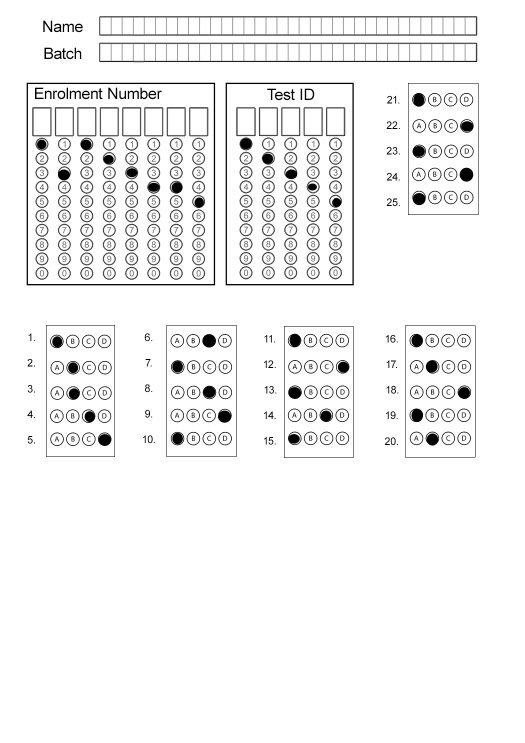
#> input picture scannerPython/omrFilled.jpg, 1050 x 1485 px (shown at 1/2 size)
$ python -i main.py   (imports and definitions only)
#> lines starting #> are read from the running program, lines starting #| are printed output that depends on the picture; after the words box and inside, x2 and y2 are one past the last pixel; in counts of white or black regions, pixels touching at a corner belong together
### scannerPython/utilities.py
import cv2
import numpy as np


def rectContours(contours):
    rectCont = []
    for i in contours:
        area = cv2.contourArea(i)
        # print("Area", area)

        if 800 < area < 640000:
            peri = cv2.arcLength(i, True)
            approx = cv2.approxPolyDP(i, 0.02 * peri, True)
            if len(approx == 4):
                rectCont.append(i)
    rectCont = sorted(rectCont, key=cv2.contourArea, reverse=True)
    return rectCont


def contourPoints(contour):
    peri = cv2.arcLength(contour, True)
    approx = cv2.approxPolyDP(contour, 0.02 * peri, True)
    return approx


def reorder(myPoints):
    myPoints = myPoints.reshape((4, 2))
    myPointsNew = np.zeros((4, 1, 2), np.int32)
    add = myPoints.sum(1)
    # print(myPoints)
    # print(add)
    myPointsNew[0] = myPoints[np.argmin(add)]
    myPointsNew[3] = myPoints[np.argmax(add)]
    diff = np.diff(myPoints, axis=1)
    myPointsNew[1] = myPoints[np.argmin(diff)]  # [w,0]
    myPointsNew[2] = myPoints[np.argmax(diff)]  # [h,0]
    return myPointsNew


def wrapping(height, width, AnswerContour, imgResized):
    pt1 = np.float32(AnswerContour)
    pt2 = np.float32([[0, 0], [400, 0], [0, height // 2], [400, height // 2]])
    matrix = cv2.getPerspectiveTransform(pt1, pt2)
    imgWrapedColored = cv2.warpPerspective(imgResized, matrix, (400, height // 2))

    # ApplyThreshold

    imgWrapedGreyAnswer = cv2.cvtColor(imgWrapedColored, cv2.COLOR_BGR2GRAY)
    imgThresholdAnswer = cv2.threshold(
        imgWrapedGreyAnswer, 180, 255, cv2.THRESH_BINARY_INV
    )[1]
    return imgThresholdAnswer


def split(img):
    rows = np.array_split(img, 5, 0)
    boxes = []
    for r in range(len(rows)):
        cols = np.array_split(rows[r], 4, 1)
        for box in range(len(cols)):
            boxes.append(cols[box])
    return boxes

### scannerPython/main.py
import cv2
import numpy as np
import utilities


def startScanning():
    path = "omrFilled.jpg"  # Enter Path of Image
    width = 800
    height = 950
    questions = 5
    choices = 4
    img = cv2.imread(path)
#> img is the input picture: shape (1485, 1050, 3); mean B, G, R 242.6, 242.6, 242.6
    imgResized = cv2.resize(img, (width, height))
    imgContours = cv2.resize(img, (width, height)).copy()
    imgAnswerContours = cv2.resize(img, (width, height)).copy()
    imgGray = cv2.cvtColor(img, cv2.COLOR_BGR2GRAY)
    imgBlur = cv2.GaussianBlur(imgGray, (5, 5), 1)

    # [6 lines of commented-out code are left out]
    imgCanny = cv2.Canny(imgBlur, 10, 50)
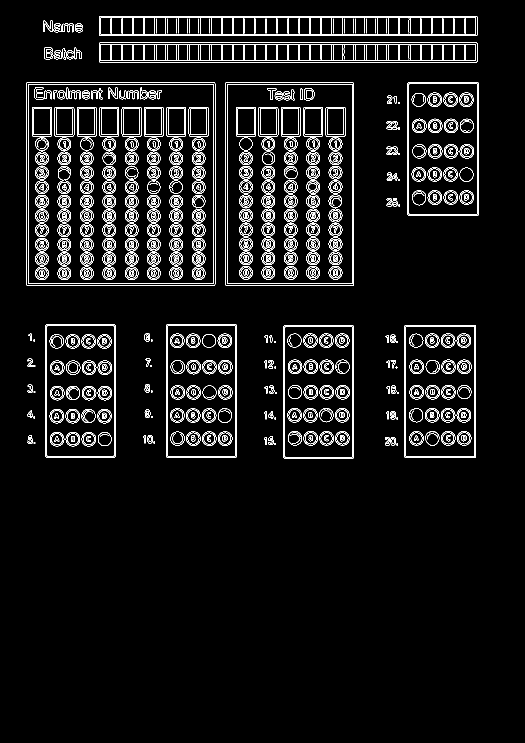
#> imgCanny: shape (1485, 1050) (shown at 1/2 size); 5.4% white in thin lines or dots, all inside (x1, y1, x2, y2) = (53, 32, 958, 917)
    imgCanny2 = cv2.resize(imgCanny, (width, height))
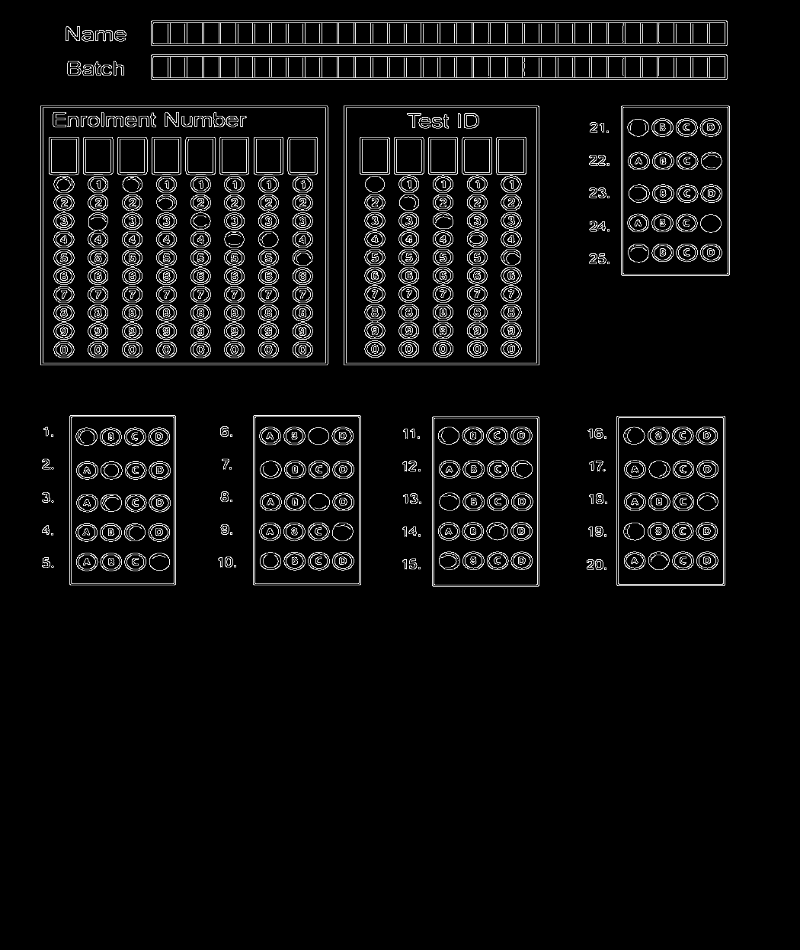
#> imgCanny2: shape (950, 800); min 0, max 255, mean 13.6
    # st = str(i)

    contours, hierarchy = cv2.findContours(
        imgCanny2, cv2.RETR_EXTERNAL, cv2.CHAIN_APPROX_NONE
    )
#> contours = 63 contours, 13 with area under 20; largest, box (x1, y1, x2, y2) and area: (40, 105, 329, 366) 74877, (343, 105, 540, 366) 50960, (616, 416, 726, 586) 18421, (621, 105, 730, 276) 18360, (253, 415, 362, 586) 18359
    cv2.drawContours(imgContours, contours, -1, (0, 255, 0), 5)
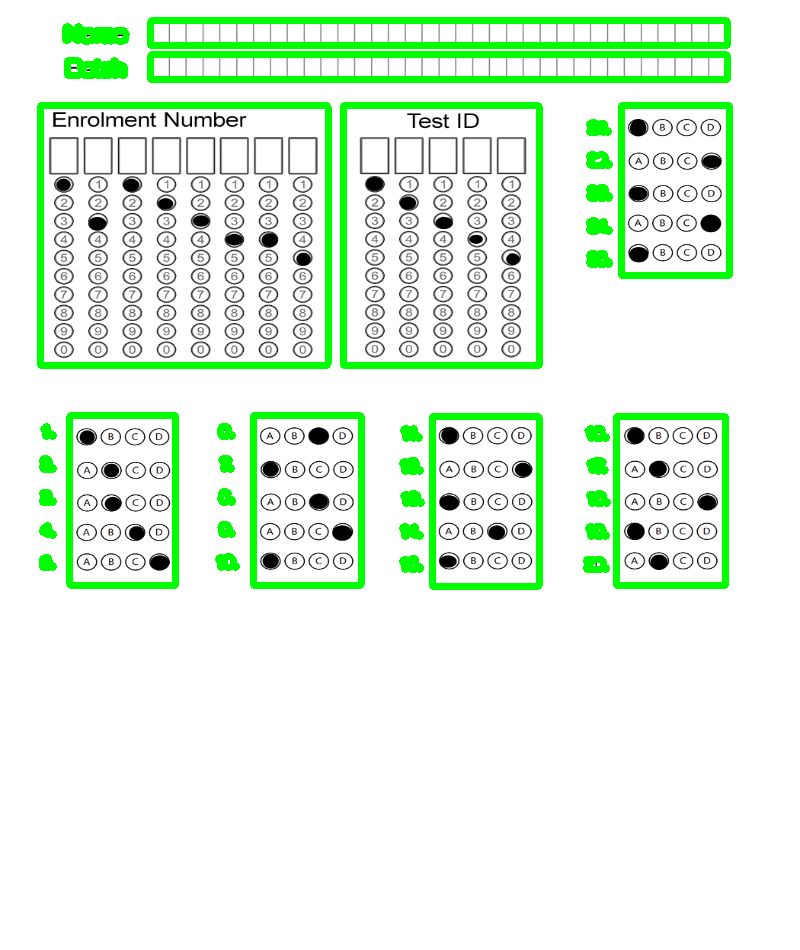
#> imgContours: shape (950, 800, 3); mean B, G, R 225.9, 246, 225.9
    # fetchin answer Contours
    rectangleCont = utilities.rectContours(contours)
#> the loop in rectContours, `for i in contours:` made 63 passes
#> (area, peri, approx) on passes 41, 42, 43, 44, 53, 54, 55, 58, 63: (18421, 556, [[616, 416], [616, 585], [725, 585], [725, 416]]), (18189, 552.8, [[432, 416], [432, 586], [538, 586], [539, 417]]), (18359, 554.8, [[253, 415], [253, 585], [360, 585], [361, 416]]), (18019, 550.8, [[70, 415], [69, 584], [175, 585], [175, 415]]), (18360, 556, [[621, 105], [621, 275], [729, 275], [729, 105]]), (50959.5, 911.4, [[343, 105], [343, 365], [539, 365], [539, 106]]), (74877, 1094.8, [[40, 105], [40, 365], [327, 365], [327, 105]]), (14424, 1202.8, [[150, 55], [727, 79], [726, 54]]), (14424, 1202.8, [[150, 21], [727, 45], [726, 20]])
#> area on passes 1 to 6: 156, 26, 74.5, 26, 72.5, 90
#> after the loop in rectContours, `for i in contours:`: rectCont = 9 contours; largest, box (x1, y1, x2, y2) and area: (40, 105, 329, 366) 74877, (343, 105, 540, 366) 50960, (616, 416, 726, 586) 18421, (621, 105, 730, 276) 18360, (253, 415, 362, 586) 18359
#> rectangleCont has the same summary as rectCont in rectContours
    Answer1Contour = utilities.contourPoints(rectangleCont[2])
#> in contourPoints, `peri = cv2.arcLength(contour, True)`: peri = 556
#> in contourPoints, `approx = cv2.approxPolyDP(contour, 0.02 * peri, True)`: approx = [[616, 416], [616, 585], [725, 585], [725, 416]]
#> Answer1Contour = [[616, 416], [616, 585], [725, 585], [725, 416]]
    Answer2Contour = utilities.contourPoints(rectangleCont[3])
#> Answer2Contour = [[621, 105], [621, 275], [729, 275], [729, 105]]
    Answer3Contour = utilities.contourPoints(rectangleCont[4])
#> Answer3Contour = [[253, 415], [253, 585], [360, 585], [361, 416]]
    Answer4Contour = utilities.contourPoints(rectangleCont[5])
#> Answer4Contour = [[432, 416], [432, 586], [538, 586], [539, 417]]
    Answer5Contour = utilities.contourPoints(rectangleCont[6])
#> Answer5Contour = [[70, 415], [69, 584], [175, 585], [175, 415]]
    # checking Correct
    cv2.drawContours(imgAnswerContours, Answer1Contour, -1, (0, 255, 0), 2)
#> imgAnswerContours: shape (950, 800, 3); mean B, G, R 242.5, 242.5, 242.5
    cv2.drawContours(imgAnswerContours, Answer2Contour, -1, (255, 0, 0), 2)
#> imgAnswerContours: shape (950, 800, 3); mean B, G, R 242.5, 242.5, 242.5
    cv2.drawContours(imgAnswerContours, Answer3Contour, -1, (255, 0, 0), 2)
#> imgAnswerContours: shape (950, 800, 3); mean B, G, R 242.5, 242.5, 242.5
    cv2.drawContours(imgAnswerContours, Answer4Contour, -1, (255, 0, 0), 2)
#> imgAnswerContours: shape (950, 800, 3); mean B, G, R 242.5, 242.5, 242.5
    cv2.drawContours(imgAnswerContours, Answer5Contour, -1, (255, 0, 0), 2)
#> imgAnswerContours: shape (950, 800, 3); mean B, G, R 242.5, 242.5, 242.5
    # cv2.imshow("Countor", imgAnswerContours)
    Answer1Contour = utilities.reorder(Answer1Contour)
#> in reorder, `myPoints = myPoints.reshape((4, 2))`: myPoints = [[616, 416], [616, 585], [725, 585], [725, 416]]
#> in reorder, `add = myPoints.sum(1)`: add = [1032, 1201, 1310, 1141]
#> in reorder, `diff = np.diff(myPoints, axis=1)`: diff = [-200, -31, -140, -309]
#> Answer1Contour = [[616, 416], [725, 416], [616, 585], [725, 585]]
    Answer2Contour = utilities.reorder(Answer2Contour)
#> Answer2Contour = [[621, 105], [729, 105], [621, 275], [729, 275]]
    Answer3Contour = utilities.reorder(Answer3Contour)
#> Answer3Contour = [[253, 415], [361, 416], [253, 585], [360, 585]]
    Answer4Contour = utilities.reorder(Answer4Contour)
#> Answer4Contour = [[432, 416], [539, 417], [432, 586], [538, 586]]
    Answer5Contour = utilities.reorder(Answer5Contour)
#> Answer5Contour = [[70, 415], [175, 415], [69, 584], [175, 585]]
    imgThresholdAnswer16_20 = utilities.wrapping(
        height, width, Answer1Contour, imgResized
    )
#> in wrapping, `pt1 = np.float32(AnswerContour)`: pt1 = [[616, 416], [725, 416], [616, 585], [725, 585]]
#> in wrapping, `matrix = cv2.getPerspectiveTransform(pt1, pt2)`: matrix = [[3.67, -2.15e-16, -2260.6], [3.14e-16, 2.81, -1169.2], [5.49e-19, -4.62e-18, 1]]
#> in wrapping, `imgThresholdAnswer = cv2.threshold( imgWrapedGreyAnswer, 180, 255, cv2..`: imgThresholdAnswer: shape (475, 400); 19.5% white; 38 white regions (2 under 20 px), largest, box (x1, y1, x2, y2) and area: (2, 0, 399, 475) 5047, (296, 215, 374, 266) 2989, (28, 299, 105, 348) 2971
    imgThresholdAnswer21_25 = utilities.wrapping(
        height, width, Answer2Contour, imgResized
    )
#> in wrapping (call 2), `imgThresholdAnswer = cv2.threshold( imgWrapedGreyAnswer, 180, 255, cv2..`: imgThresholdAnswer: shape (475, 400); 20.4% white; 36 white regions, largest, box (x1, y1, x2, y2) and area: (1, 1, 400, 474) 6514, (291, 304, 371, 355) 3140, (25, 387, 103, 439) 3067
    imgThresholdAnswer6_10 = utilities.wrapping(
        height, width, Answer3Contour, imgResized
    )
#> in wrapping (call 3), `imgThresholdAnswer = cv2.threshold( imgWrapedGreyAnswer, 180, 255, cv2..`: imgThresholdAnswer: shape (475, 400); 20.5% white; 36 white regions, largest, box (x1, y1, x2, y2) and area: (1, 0, 400, 474) 5992, (292, 298, 372, 350) 3196, (202, 31, 281, 81) 3064
    imgThresholdAnswer11_15 = utilities.wrapping(
        height, width, Answer4Contour, imgResized
    )
#> call 4 of wrapping, with height = 950, width = 800, AnswerContour = array of shape (4, 1, 2)
#> in wrapping (call 4), `pt1 = np.float32(AnswerContour)`: pt1 = [[432, 416], [539, 417], [432, 586], [538, 586]]
#> in wrapping (call 4), `matrix = cv2.getPerspectiveTransform(pt1, pt2)`: matrix = [[3.55, 3.53e-18, -1534.1], [-0.0247, 2.64, -1089.6], [-5.2e-05, -5.28e-05, 1]]
#> in wrapping (call 4), `imgThresholdAnswer = cv2.threshold( imgWrapedGreyAnswer, 180, 255, cv2..`:
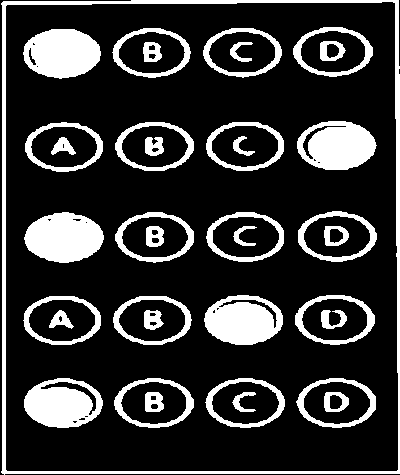
#> imgThresholdAnswer: shape (475, 400); 20.2% white; 36 white regions, largest, box (x1, y1, x2, y2) and area: (1, 0, 400, 475) 6042, (24, 212, 104, 263) 3056, (23, 29, 101, 79) 2969
    imgThresholdAnswer1_5 = utilities.wrapping(
        height, width, Answer5Contour, imgResized
    )
#> in wrapping (call 5), `pt1 = np.float32(AnswerContour)`: pt1 = [[70, 415], [175, 415], [69, 584], [175, 585]]
#> in wrapping (call 5), `matrix = cv2.getPerspectiveTransform(pt1, pt2)`: matrix = [[3.94, 0.0233, -285.5], [2.6e-15, 2.92, -1210.7], [5.74e-05, 5.83e-05, 1]]
#> in wrapping (call 5), `imgWrapedColored = cv2.warpPerspective(imgResized, matrix, (400, heigh..`:
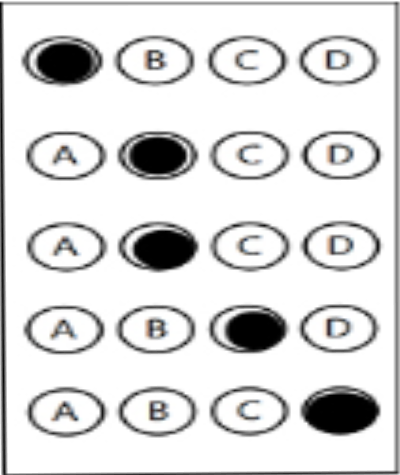
#> imgWrapedColored: shape (475, 400, 3); mean B, G, R 218.7, 218.8, 218.8
#> in wrapping (call 5), `imgThresholdAnswer = cv2.threshold( imgWrapedGreyAnswer, 180, 255, cv2..`:
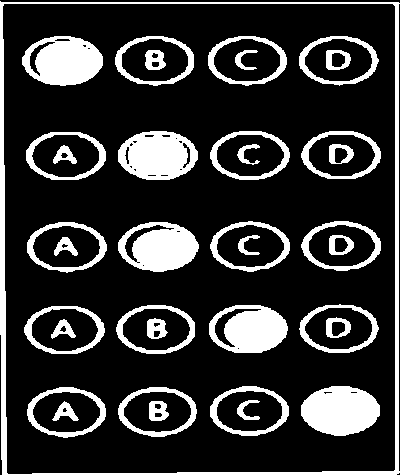
#> imgThresholdAnswer: shape (475, 400); 19.9% white; 36 white regions, largest, box (x1, y1, x2, y2) and area: (0, 1, 400, 475) 5979, (301, 386, 380, 436) 3035, (118, 131, 198, 180) 2930

    imgThresholdAnswerArray = [
        imgThresholdAnswer1_5,
        imgThresholdAnswer6_10,
        imgThresholdAnswer11_15,
        imgThresholdAnswer16_20,
        imgThresholdAnswer21_25,
    ]
    QuestionNumber = 1
    responseSet = dict()
    for answers in imgThresholdAnswerArray:
        boxes = utilities.split(answers)
        pixelMatrix = np.zeros((questions, choices))
        countR = 0
        countC = 0
        for image in boxes:
            totalPixel = cv2.countNonZero(image)
            if not (QuestionNumber in responseSet):
                responseSet[QuestionNumber] = []
            if totalPixel > 2600:
                pixelMatrix[countR][countC] = 1
                responseSet[QuestionNumber].append(chr(ord("A") + countC))
            countC += 1
            if countC == choices:
                countR += 1
                QuestionNumber += 1
                countC = 0
#> this loop made 5 passes
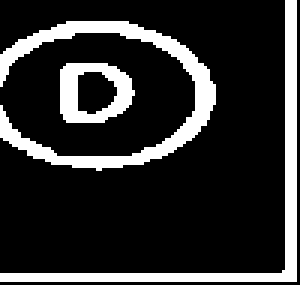
#> image: shape (95, 100) (shown 3 times larger); 18.3% white; 3 white regions, box (x1, y1, x2, y2) and area: (0, 7, 72, 57) 792, (0, 0, 99, 94) 662, (20, 21, 45, 41) 283
#> after the loop, QuestionNumber = 26; responseSet = 25 items
    return responseSet


# cv2.imshow("Boxes at 21", boxes[0])

>>> result = startScanning()
#> result = 25 items
